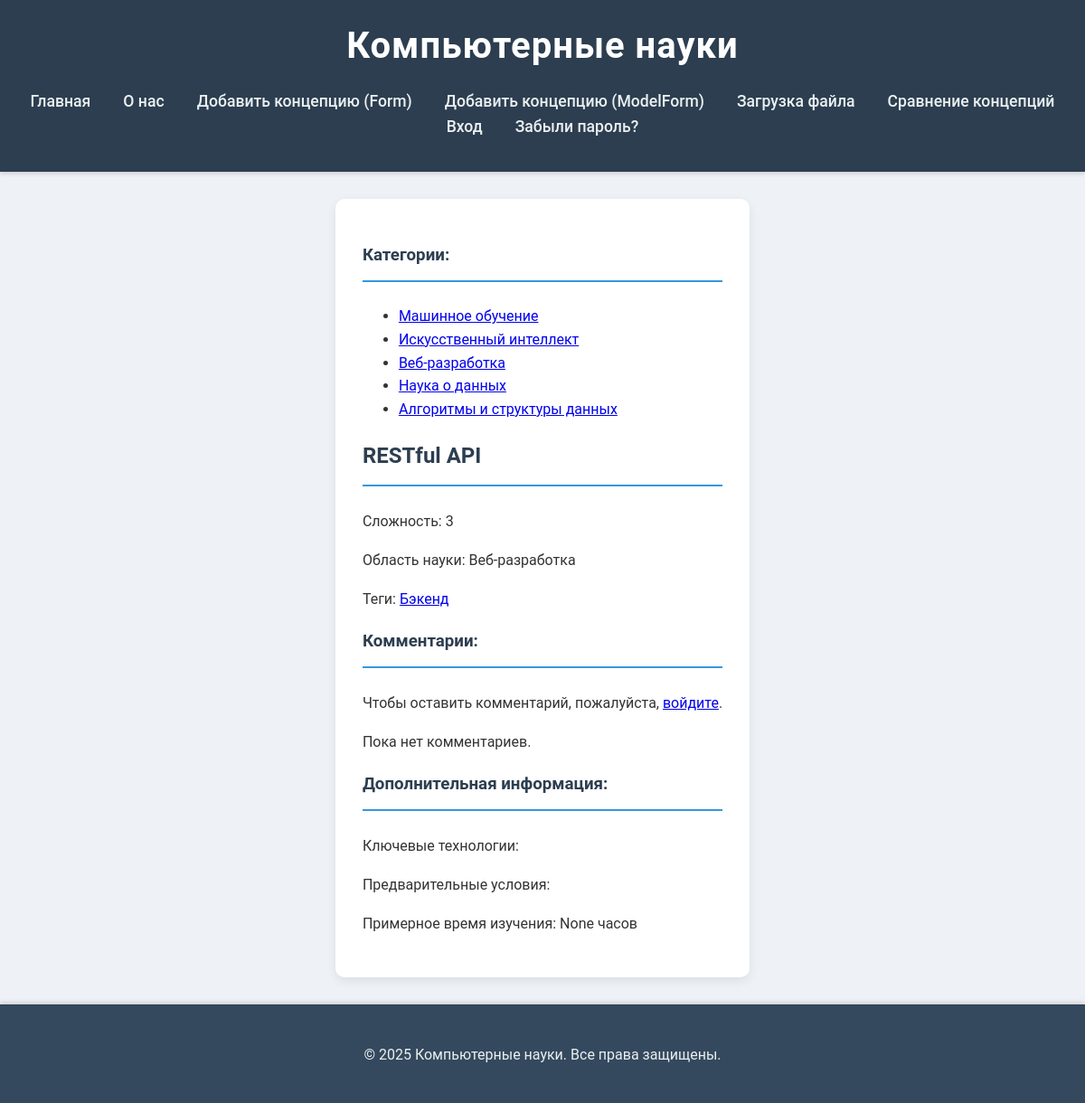
Page /concepts/restful-api/ on the earlier database version.
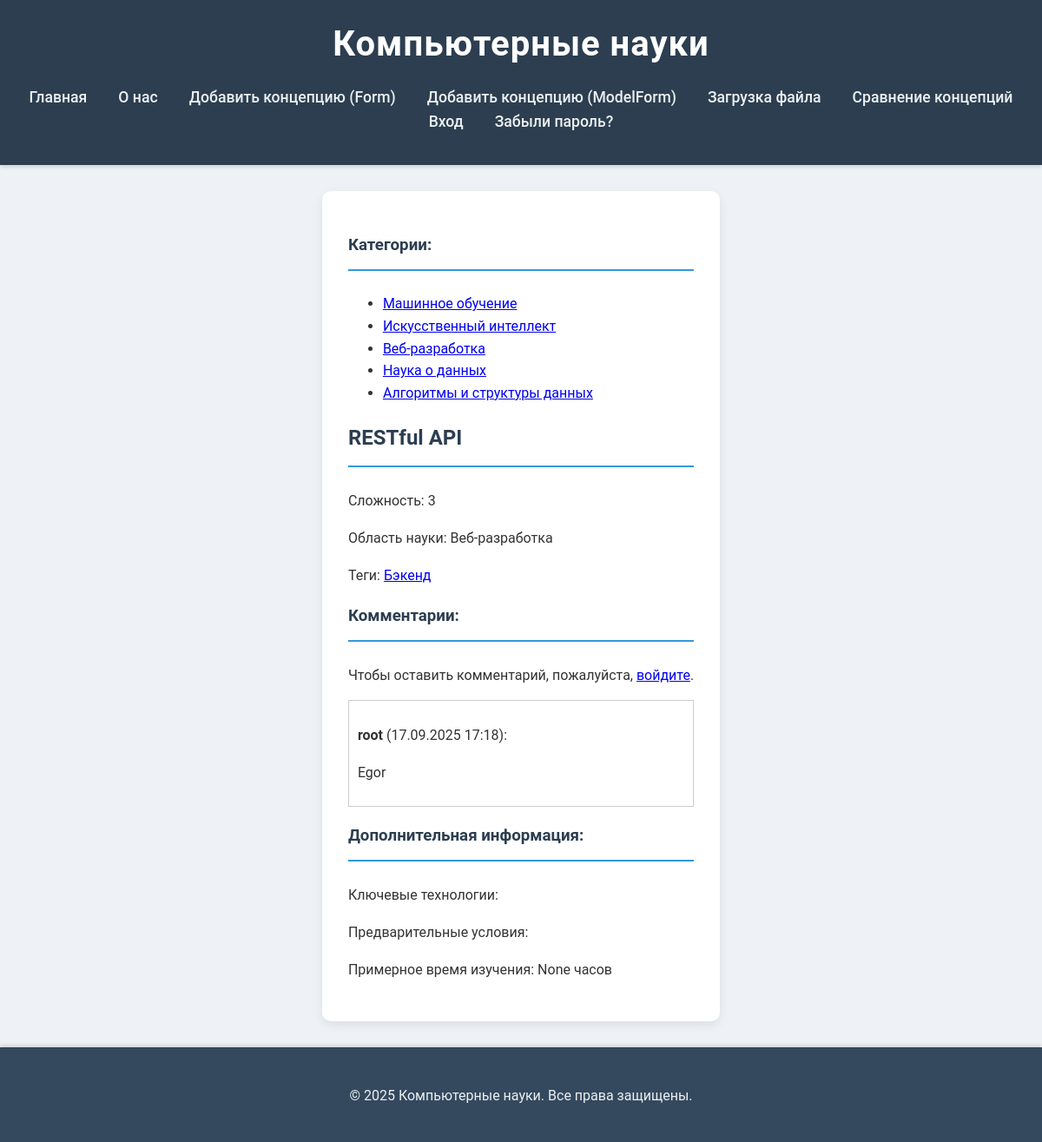
Same page on the later database version.
### cs/models.py (models this page shows, shortened)
class FieldOfStudy(models.Model):
    name = models.CharField(max_length=255, verbose_name="Область науки")
    slug = models.SlugField(max_length=255, unique=True, db_index=True, verbose_name="URL")
    description = models.TextField(blank=True, verbose_name="Описание области")
    class Meta:
        verbose_name = "Область науки"
        verbose_name_plural = "Области науки"

class Tag(models.Model):
    name = models.CharField(max_length=50, unique=True, verbose_name="Тег")
    slug = models.SlugField(max_length=50, unique=True, db_index=True, verbose_name="URL тега")
    class Meta:
        verbose_name = "Тег"
        verbose_name_plural = "Теги"
    def get_absolute_url(self):
        return reverse('cs:concepts_by_tag', kwargs={'tag_slug': self.slug})

class Comment(models.Model):
    concept   = models.ForeignKey(ComputerScienceConcept, on_delete=models.CASCADE, related_name='comments', verbose_name='Концепция')
    author  = models.ForeignKey(User, on_delete=models.CASCADE, related_name='comments', verbose_name='Автор')
    text    = models.TextField(verbose_name='Комментарий')
    created = models.DateTimeField(auto_now_add=True)
    class Meta:
        ordering = ['created']
        verbose_name = "Комментарий"
        verbose_name_plural = "Комментарии"

### cs/views.py (the view, shortened to what this page needs)
# urls.py: path('concepts/<slug:concept_slug>/', ConceptDetailView.as_view(), name='concept_detail'),
class ConceptDetailView(DataMixin, DetailView):
    model = ComputerScienceConcept
    template_name = 'cs/concept_detail.html'
    context_object_name = 'concept'
    slug_field = 'slug'
    slug_url_kwarg = 'concept_slug'
    def get_context_data(self, **kwargs):
        context = super().get_context_data(**kwargs)
        concept = self.get_object()
        context['title'] = concept.title
        context['comments'] = concept.comments.all()
        context['comment_form'] = CommentForm()
        return context

### cs/templatetags/cs_tags.py (called while the page is built)
@register.simple_tag()
def get_categories():
    return FieldOfStudy.objects.all() # Возвращаем все объекты FieldOfStudy

### cs/utils.py (called while the page is built, shortened)
    def get_context_data(self, *, object_list=None, **kwargs):
        context = super().get_context_data(object_list=object_list, **kwargs)
        context['menu'] = MENU
        if self.title:
            context['title'] = self.title
        paginator = context.get('paginator')
        page_obj = context.get('page_obj')
        return context

### cs/templates/cs/concept_detail.html (shortened to what this page needs)
{% extends 'cs/base.html' %}
{% block content %}
  <h2>{{ concept.title }}</h2>
  <p>Сложность: {{ concept.difficulty }}</p>
  {% if concept.field_of_study %}
    <p>Область науки: {{ concept.field_of_study.name }}</p>
  {% endif %}
  {% if concept.tags.all %}
    <p>Теги:
      {% for tag in concept.tags.all %}
        <a href="{{ tag.get_absolute_url }}">{{ tag.name }}</a>{% if not forloop.last %}, {% endif %}
      {% endfor %}
    </p>
  {% endif %}
  <h3>Комментарии:</h3>
  {% if user.is_authenticated %}
    <form action="" method="post">
      {% csrf_token %}
      {{ comment_form.as_p }}
      <button type="submit">Отправить комментарий</button>
    </form>
  {% else %}
    <p>Чтобы оставить комментарий, пожалуйста, <a href="{% url 'users:login' %}">войдите</a>.</p>
  {% endif %}
  {% if comments %}
    {% for comment in comments %}
      <div style="border: 1px solid #ccc; padding: 10px; margin-bottom: 10px;">
        <p><strong>{{ comment.author.username }}</strong> ({{ comment.created|date:"d.m.Y H:i" }}):</p>
        <p>{{ comment.text|linebreaksbr }}</p>
      </div>
    {% endfor %}
  {% else %}
    <p>Пока нет комментариев.</p>
  {% endif %}
  {% if concept.detail %}
    <h3>Дополнительная информация:</h3>
    <p>Ключевые технологии: {{ concept.detail.core_technologies }}</p>
    <p>Предварительные условия: {{ concept.detail.prerequisites }}</p>
    <p>Примерное время изучения: {{ concept.detail.estimated_learning_time }} часов</p>
  {% endif %}
{% endblock %}

### cs/templates/cs/base.html (shortened to what this page needs)
{% load static %}
{% load cs_tags %}
<!DOCTYPE html>
<html lang="ru">
<head>
  <link rel="stylesheet" href="{% static 'cs/css/styles.css' %}">
</head>
<body>
  <header>
    <h1>{% block heading %}Компьютерные науки{% endblock %}</h1>
    <nav>
      <ul>
        <li><a href="{% url 'cs:home' %}">Главная</a></li>
        <li><a href="{% url 'cs:about' %}">О нас</a></li>
        <li><a href="{% url 'cs:add_concept_custom' %}">Добавить концепцию (Form)</a></li>
        <li><a href="{% url 'cs:add_concept_model' %}">Добавить концепцию (ModelForm)</a></li>
        <li><a href="{% url 'cs:upload_file' %}">Загрузка файла</a></li>
        <li><a href="{% url 'cs:compare' %}">Сравнение концепций</a></li>
        {% if user.is_authenticated %}
          <li><a href="{% url 'users:profile' %}">Профиль</a></li>
          <li><a href="{% url 'users:logout' %}">Выход</a></li>
        {% else %}
          <li><a href="{% url 'users:login' %}">Вход</a></li>
          <li><a href="{% url 'users:password_reset' %}">Забыли пароль?</a></li>
        {% endif %}
      </ul>
    </nav>
  </header>
  <div class="container">
    <div class="categories my-3">
      <h3>Категории:</h3>
      {% get_categories as cats %}
      <ul>
        {% for cat in cats %}
          <li><a href="{% url 'cs:field_of_study_detail' field_of_study_slug=cat.slug %}">{{ cat.name }}</a></li>
        {% endfor %}
      </ul>
    </div>
    <main>
      {% block content %}{% endblock %}
    </main>
  </div>
  <footer>
    <p>&copy; 2025 Компьютерные науки. Все права защищены.</p>
  </footer>
</body>
</html>

Differences in the rows shown:
added Comment: author.username "root", created "17.09.2025 17:18", text "Egor"
Other differences:
text no longer shown: "Пока нет комментариев."
